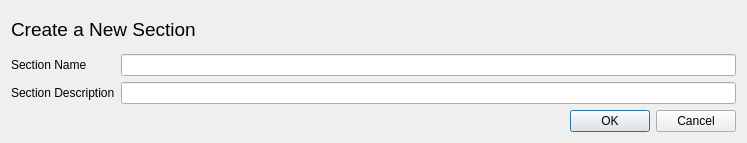
<?xml version="1.0" encoding="UTF-8"?>
<ui version="4.0">
 <class>FileInfomation</class>
 <widget class="QDialog" name="FileInfomation">
  <property name="geometry">
   <rect>
    <x>0</x>
    <y>0</y>
    <width>747</width>
    <height>143</height>
   </rect>
  </property>
  <property name="windowTitle">
   <string>File Information</string>
  </property>
  <layout class="QGridLayout" name="gridLayout">
   <item row="0" column="0" colspan="2">
    <widget class="QLabel" name="label_8">
     <property name="font">
      <font>
       <pointsize>14</pointsize>
      </font>
     </property>
     <property name="text">
      <string>Create a New Section</string>
     </property>
    </widget>
   </item>
   <item row="1" column="0">
    <widget class="QLabel" name="label_6">
     <property name="text">
      <string>Section Name</string>
     </property>
    </widget>
   </item>
   <item row="1" column="1" colspan="2">
    <widget class="QLineEdit" name="newsectionedit">
     <property name="enabled">
      <bool>true</bool>
     </property>
    </widget>
   </item>
   <item row="2" column="0">
    <widget class="QLabel" name="label_7">
     <property name="text">
      <string>Section Description</string>
     </property>
    </widget>
   </item>
   <item row="2" column="1" colspan="2">
    <widget class="QLineEdit" name="sectiondescedit">
     <property name="enabled">
      <bool>true</bool>
     </property>
    </widget>
   </item>
   <item row="3" column="0" colspan="2">
    <widget class="QLabel" name="warninglbl">
     <property name="text">
      <string/>
     </property>
    </widget>
   </item>
   <item row="3" column="2">
    <widget class="QDialogButtonBox" name="buttonBox">
     <property name="orientation">
      <enum>Qt::Horizontal</enum>
     </property>
     <property name="standardButtons">
      <set>QDialogButtonBox::Cancel|QDialogButtonBox::Ok</set>
     </property>
    </widget>
   </item>
  </layout>
 </widget>
 <resources/>
 <connections>
  <connection>
   <sender>buttonBox</sender>
   <signal>accepted()</signal>
   <receiver>FileInfomation</receiver>
   <slot>accept()</slot>
   <hints>
    <hint type="sourcelabel">
     <x>248</x>
     <y>254</y>
    </hint>
    <hint type="destinationlabel">
     <x>157</x>
     <y>274</y>
    </hint>
   </hints>
  </connection>
  <connection>
   <sender>buttonBox</sender>
   <signal>rejected()</signal>
   <receiver>FileInfomation</receiver>
   <slot>reject()</slot>
   <hints>
    <hint type="sourcelabel">
     <x>316</x>
     <y>260</y>
    </hint>
    <hint type="destinationlabel">
     <x>286</x>
     <y>274</y>
    </hint>
   </hints>
  </connection>
 </connections>
</ui>
